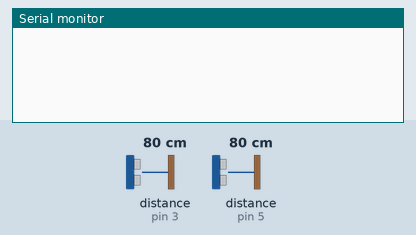
Recording of a sketch running on a simulated Arduino Uno, built with avr-gcc and run on an emulated ATmega328P. Shown: the last lines printed to the serial monitor. Wiring (inferred from the names in the program): 2 × ultrasonic range finder: trigger pin 2, echo pin 3 / trigger pin 4, echo pin 5. Inputs (shaded band) come from the test bench; at power-on: distance to the obstacle (sensors on pin 3, pin 5) 80 cm. The echo pulse lasts 58.3 µs per cm.

Above: at 1.2 s.
1.3 s: distance to the obstacle (sensor on pin 3) set to 18 cm
At 1.95 s:
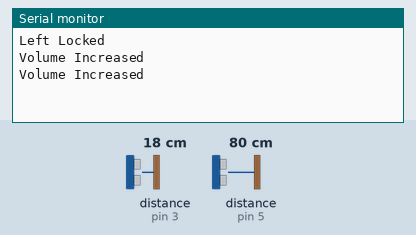
2.9 s: distance to the obstacle (sensor on pin 3) set to 35 cm
At 3.16 s:
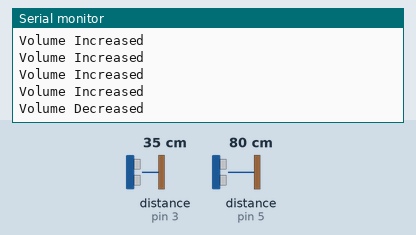

Measured:
- after the input at 1.3 s, the serial monitor: prints a new line after 0.14 s (image 1)
- after the input at 2.9 s, the serial monitor: prints a new line after 0.05 s (image 2)

The sketch:

arduino_netflix.ino
```cpp
const int trigger1 = 2; //Trigger pin of 1st Sesnor
const int echo1 = 3; //Echo pin of 1st Sesnor
const int trigger2 = 4; //Trigger pin of 2nd Sesnor
const int echo2 = 5;//Echo pin of 2nd Sesnor

long time_taken;
int dist,distL,distR;

void setup() {
	Serial.begin(9600);
	pinMode(trigger1, OUTPUT);
	pinMode(echo1, INPUT);
	pinMode(trigger2, OUTPUT);
	pinMode(echo2, INPUT);
}
/*###Function to calculate distance###*/
void calculate_distance(int trigger, int echo){
	digitalWrite(trigger, LOW);
	delayMicroseconds(2);
	digitalWrite(trigger, HIGH);
	delayMicroseconds(10);
	digitalWrite(trigger, LOW);
	time_taken = pulseIn(echo, HIGH);
	dist= time_taken*0.034/2; //speed of sound is 343 m/s divided by 2 so we know when it hit the obstacle
	if (dist>60){
		dist = 60;
	}
}

void loop() { //infinite loopy
	calculate_distance(trigger1,echo1);
	distL =dist; //get distance of left sensor
	calculate_distance(trigger2,echo2);
	distR =dist; //get distance of right sensor

	//Pause & Play
	if ((distL >40 && distR>40) && (distL <60 && distR<60)) {		//Detecting both hands
		Serial.println("Play/Pause");
		delay (500);
	}
	calculate_distance(trigger1,echo1);
	distL =dist;
	calculate_distance(trigger2,echo2);
	distR =dist;

	//Control Modes
	//Lock Left - Control Mode
	if (distL>=13 && distL<=30)	{
		delay(100); //Hand Hold Time
		calculate_distance(trigger1,echo1);
		distL =dist;
		if (distL>=13 && distL<=30)	{
			Serial.println("Left Locked");
			while(distL<=40){
				calculate_distance(trigger1,echo1);
				distL =dist;
				if (distL<20) {		//Hand pushed in
					Serial.println ("Volume Increased"); delay (300);
				}
				if (distL>20){		 //Hand pulled out
				Serial.println ("Volume Decreased"); delay (300);
				}
			}
		}
	}

	//Lock Right - Control Mode
	if (distR>=13 && distR<=30){
		delay(100); //Hand Hold Time
		calculate_distance(trigger2,echo2);
		distR =dist;
		if (distR>=13 && distR<=30){
			Serial.println("Right Locked");
			while(distR<=40){
				calculate_distance(trigger2,echo2);
				distR =dist;
				if (distR<20) {		//Right hand pushed in
					Serial.println ("Forward"); delay (300);
				}
				if (distR>20) {		//Right hand pulled out
					Serial.println ("Rewind");
					delay (300);
				}
			}
		}
	}
	delay(200);
}
```
